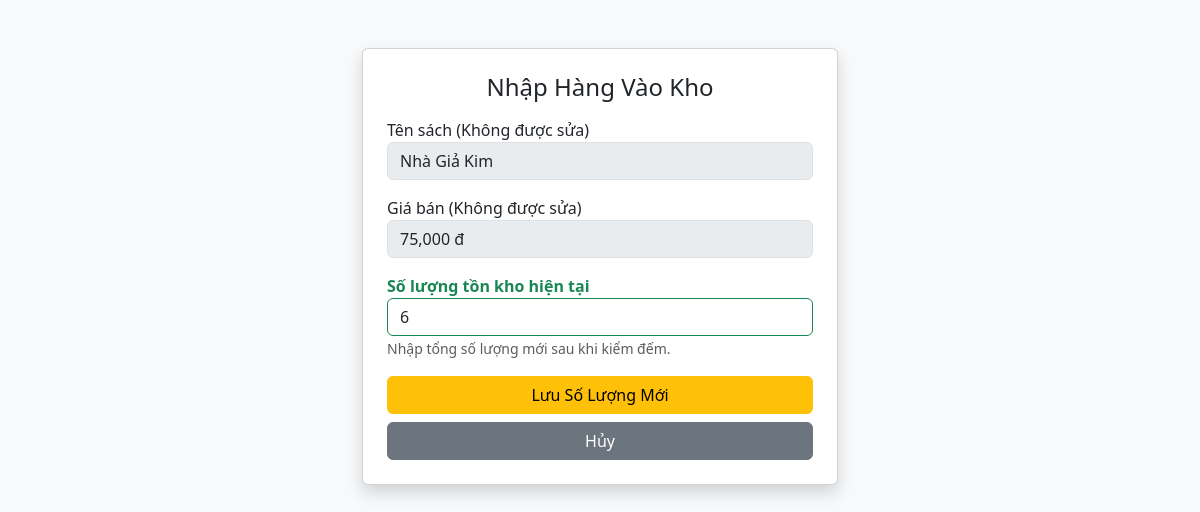
Screenshot of /staff/edit_stock.php?id=2 (signed in) with the database file from the repository.
### tables this page shows
CREATE TABLE IF NOT EXISTS `books` (
  `id` int NOT NULL AUTO_INCREMENT,
  `title` varchar(255) NOT NULL,
  `author` varchar(100) DEFAULT NULL,
  `price` decimal(10,0) NOT NULL,
  `description` text,
  `image` varchar(255) DEFAULT NULL,
  `category_id` int DEFAULT NULL,
  `created_at` timestamp NULL DEFAULT CURRENT_TIMESTAMP,
  `quantity` int DEFAULT '0' COMMENT 'Số lượng tồn kho',
  `publisher` varchar(255) DEFAULT NULL COMMENT 'Nhà xuất bản',
  `publish_year` int DEFAULT NULL COMMENT 'Năm xuất bản',
  PRIMARY KEY (`id`),
  KEY `category_id` (`category_id`)
);

### staff/edit_stock.php (the view, shortened to what this page needs)
<?php
include '../includes/db.php';
$id = intval($_GET['id']);
try {
    $stmt = $conn->prepare("SELECT * FROM books WHERE id = :id");
    $stmt->execute([':id' => $id]);
    $book = $stmt->fetch();
} catch(PDOException $e) {
    die("Lỗi hệ thống!");
}
?>
<!DOCTYPE html>
<html lang="vi">
<head>
    <link href="https://cdn.jsdelivr.net/npm/bootstrap@5.3.0/dist/css/bootstrap.min.css" rel="stylesheet">
</head>
<body class="bg-light">
    <div class="container mt-5" style="max-width: 500px;">
        <div class="card p-4 shadow">
            <h4 class="text-center mb-3">Nhập Hàng Vào Kho</h4>
            <form method="POST">
                <div class="mb-3">
                    <label>Tên sách (Không được sửa)</label>
                    <input type="text" class="form-control" value="<?php echo $book['title']; ?>" readonly style="background: #e9ecef;">
                </div>
                <div class="mb-3">
                    <label>Giá bán (Không được sửa)</label>
                    <input type="text" class="form-control" value="<?php echo number_format($book['price']); ?> đ" readonly style="background: #e9ecef;">
                </div>
                <div class="mb-3">
                    <label class="fw-bold text-success">Số lượng tồn kho hiện tại</label>
                    <input type="number" name="quantity" class="form-control border-success" value="<?php echo $book['quantity']; ?>" required>
                    <small class="text-muted">Nhập tổng số lượng mới sau khi kiểm đếm.</small>
                </div>
                <button type="submit" class="btn btn-warning w-100">Lưu Số Lượng Mới</button>
                <a href="manage_books.php" class="btn btn-secondary w-100 mt-2">Hủy</a>
            </form>
        </div>
    </div>
</body>
</html>

### rows the page displays
books: title "Nhà Giả Kim", price "75,000 đ", quantity "6"
